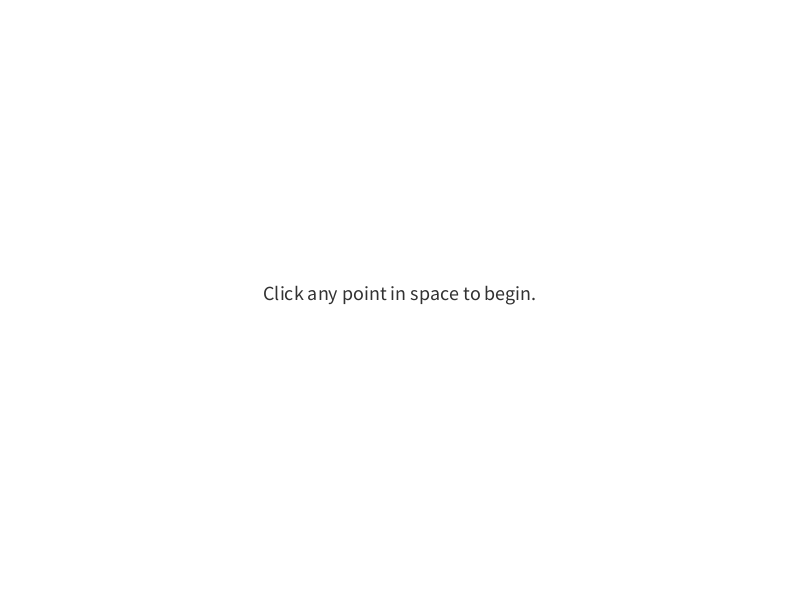
Frame 1 (no input)
Frame 60 (the mouse pressed at the canvas centre just before this capture): identical to frame 1, image omitted
Frame 120 (the mouse held since frame 60 and released just before this capture): identical to frame 1, image omitted

The Processing sketch that drew this single still picture (run headless with seeded random() and noise(); from frame 60 on, the mouse is pressed at the canvas centre):

// Processing sketch: processing_187581
// ── processing_187581.pde

void setup()
{
  size(800, 600);
  background(255);
  textAlign(CENTER);
  fill(50);
  textSize(20);
  text("Click any point in space to begin.", width/2, height/2);
  //textAlign(0,0);
  maxMag = sqrt(pow(width,2) + pow(height,2));
}

int p1x = 0, p1y = 0, p2x, p2y, clickNum; //x & y coordinates for two points on vector, number of clicks to record if initial or final point
boolean vectorDrag = false;
int theta;
float mag;
float maxMag;


void draw()
{
  if (vectorDrag) {
    background(0);
    strokeWeight(5);
    point(p1x, p1y);
    stroke(255);
    
    //Draw the dynamic vector
    drawArrow(p1x, p1y, mouseX, mouseY, 0, 3, true);
    strokeWeight(5);
    stroke(0, 255, 255);
    
    line(p1x, p1y, mouseX, p1y); //horizontal component
    textSize(20);
    fill(0, 255, 255);
    text("" + abs(mouseX - p1x), (p1x + mouseX) / 2, p1y + 25);
    
    
    stroke(255, 153, 51);
    line(mouseX, p1y, mouseX, mouseY); //vertical component
    fill(255, 153, 51);
    if(mouseX > p1x)
      text("" + abs(mouseY - p1y), mouseX + 25, (mouseY + p1y) / 2);
    else
      text("" + abs(mouseY - p1y), mouseX - 50, (mouseY + p1y) / 2);
    
    //update the new magnitude
    mag = sqrt(pow(mouseX - p1x, 2) + pow(mouseY - p1y, 2)); 
    
    //Draw the sliding magnitude rectangle. 
    stroke(255,0,0);
    fill(255,0,0);
    rect(0, 0, mag*(mag/maxMag), 20);
    
    //Dynamic magnitude text inside the rectangle
    fill(255);
    textAlign(0,0);
    text("||m|| = " + round(mag), 10, 20);
    
    //Draw the sliding theta rectangle. 
    stroke(160,160,160);
    fill(160,160,160);
    rect(0, 30, theta*width/360.0, 20);
    stroke(255);
    
    //Updating theta
    fill(255);
    theta = arctan(p1x, p1y, mouseX, mouseY);
    text("theta = " + theta + "°", 10, 45);
  }
}

int arctan(int x1, int y1, int x2, int y2) //Returns theta in degrees between two points
{
  int dx = x2 - x1;
  int dy = y2 - y1;
  int theta = int(degrees(atan2(dy, dx))); // atan2 returns from PI to -PI
  if(theta < 0) //In QI or QII, flip polarity of atan2
    return -theta;
  else
    return 180 + (180 + -1*theta);
}

void mouseClicked()
{
  if (clickNum % 2 == 0) 
  {
    background(255);
    vectorDrag = true;
    p1x = mouseX;
    p1y = mouseY;
    strokeWeight(20);
    point(p1x, p1y);
    clickNum++;
  } else {
    vectorDrag = false;
    p2x = mouseX;
    p2y = mouseY;
    strokeWeight(5);
    drawArrow(p1x, p1y, p2x, p2y, 0, 3, true);
    mag = int(sqrt(pow(p2x - p1x, 2) + pow(p2y - p1y, 2)));
    clickNum++;
  }
}


void drawArrow(float x0, float y0, float x1, float y1, float beginHeadSize, float endHeadSize, boolean filled) {

  PVector d = new PVector(x1 - x0, y1 - y0);
  d.normalize();

  float coeff = 1.5;

  strokeCap(ROUND);

  line(x0+d.x*beginHeadSize*coeff/(filled?1.0f:1.75f), 
  y0+d.y*beginHeadSize*coeff/(filled?1.0f:1.75f), 
  x1-d.x*endHeadSize*coeff/(filled?1.0f:1.75f), 
  y1-d.y*endHeadSize*coeff/(filled?1.0f:1.75f));

  float angle = atan2(d.y, d.x);

  if (filled) {
    // begin head
    pushMatrix();
    translate(x0, y0);
    rotate(angle+PI);
    triangle(-beginHeadSize*coeff, -beginHeadSize, 
    -beginHeadSize*coeff, beginHeadSize, 
    0, 0);
    popMatrix();
    // end head
    pushMatrix();
    translate(x1, y1);
    rotate(angle);
    triangle(-endHeadSize*coeff, -endHeadSize, 
    -endHeadSize*coeff, endHeadSize, 
    0, 0);
    popMatrix();
  } else {
    // begin head
    pushMatrix();
    translate(x0, y0);
    rotate(angle+PI);
    strokeCap(ROUND);
    line(-beginHeadSize*coeff, -beginHeadSize, 0, 0);
    line(-beginHeadSize*coeff, beginHeadSize, 0, 0);
    popMatrix();
    // end head
    pushMatrix();
    translate(x1, y1);
    rotate(angle);
    strokeCap(ROUND);
    line(-endHeadSize*coeff, -endHeadSize, 0, 0);
    line(-endHeadSize*coeff, endHeadSize, 0, 0);
    popMatrix();
  }
}
